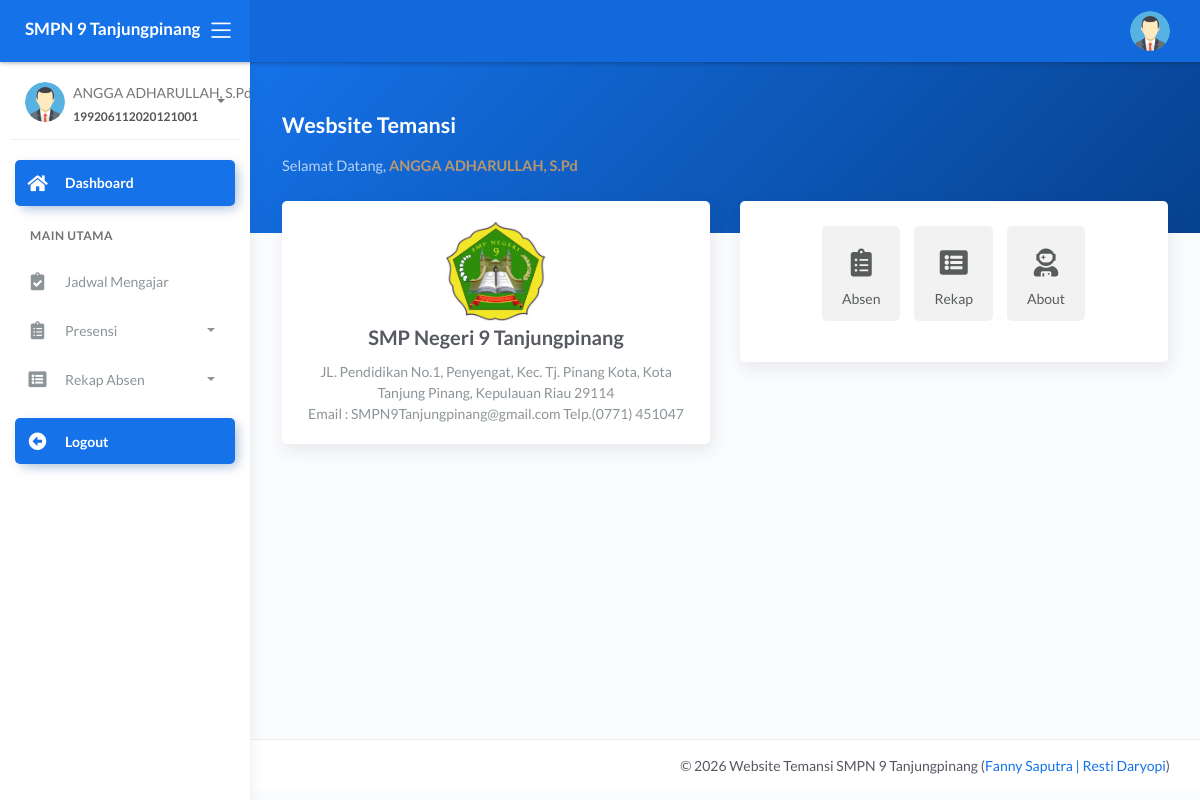
The page /guru/index.php (signed in) on the database its author committed.
### tables this page shows
CREATE TABLE `tb_guru` (
  `id_guru` int(11) NOT NULL,
  `nip` varchar(25) NOT NULL,
  `nama_guru` varchar(120) NOT NULL,
  `email` varchar(65) NOT NULL,
  `password` varchar(100) NOT NULL,
  `foto` varchar(255) NOT NULL,
  `status` varchar(5) NOT NULL
);

### guru/index.php (the view, shortened to what this page needs)
<?php
 include '../config/db.php';
?> <script>
   <?php
$id_login = @$_SESSION['guru'];
$sql = mysqli_query($con,"SELECT * FROM tb_guru
 WHERE id_guru = '$id_login'") or die(mysqli_error($con));
$data = mysqli_fetch_array($sql);
?>
<!DOCTYPE html>
<html lang="en">
<head>
	<link rel="stylesheet" href="../assets/css/bootstrap.min.css">
	<link rel="stylesheet" href="../assets/css/atlantis.min.css">
	<link rel="stylesheet" href="../assets/css/demo.css">
</head>
<body>
	<div class="wrapper">
		<div class="main-header">
			<div class="logo-header" data-background-color="blue">
				<a href="index.php" class="logo">
					<b class="text-white">SMPN 9 Tanjungpinang</b>
				</a>
				<div class="nav-toggle">
					<button class="btn btn-toggle toggle-sidebar">
						<i class="icon-menu"></i>
					</button>
				</div>
			</div>
			<nav class="navbar navbar-header navbar-expand-lg" data-background-color="blue2">
				<div class="container-fluid">
					<ul class="navbar-nav topbar-nav ml-md-auto align-items-center">
						<li class="nav-item dropdown hidden-caret">
							<a class="dropdown-toggle profile-pic" data-toggle="dropdown" href="#" aria-expanded="false">
								<div class="avatar-sm">
									<img src="../assets/img/user/<?=$data['foto'] ?>" alt="..." class="avatar-img rounded-circle">
								</div>
							</a>
						</li>
					</ul>
				</div>
			</nav>
		</div>
		<div class="sidebar sidebar-style-2">
			<div class="sidebar-wrapper scrollbar scrollbar-inner">
				<div class="sidebar-content">
					<div class="user">
						<div class="avatar-sm float-left mr-2">
							<img src="../assets/img/user/<?=$data['foto'] ?>" alt="..." class="avatar-img rounded-circle">
						</div>
						<div class="info">
							<a data-toggle="collapse" href="#collapseExample" aria-expanded="true">
								<span>
									<?=$data['nama_guru'] ?>
									<span class="user-level"><?=$data['nip'] ?></span>
									<span class="caret"></span>
								</span>
							</a>
						</div>
					</div>
					<ul class="nav nav-primary">
						<li class="nav-item active">
							<a href="index.php" class="collapsed">
								<i class="fas fa-home"></i>
								<p>Dashboard</p>
							</a>
						</li>
						<li class="nav-section">
							<h4 class="text-section">Main Utama</h4>
						</li>
						<li class="nav-item">
							<a href="?page=jadwal">
								<i class="fas fa-clipboard-check"></i>
								<p>Jadwal Mengajar</p>
							</a>
						</li>
						<li class="nav-item">
							<a data-toggle="collapse" href="#sidebarLayouts">
								<i class="fas fa-clipboard-list"></i>
								<p>Presensi</p>
								<span class="caret"></span>
							</a>
						</li>
							<li class="nav-item">
							<a data-toggle="collapse" href="#rekapAbsen">
								<i class="fas fa-list-alt"></i>
								<p>Rekap Absen</p>
								<span class="caret"></span>
							</a>
						</li>
						<li class="nav-item active mt-3">
							<a href="logout.php" class="collapsed">
								<i class="fas fa-arrow-alt-circle-left"></i>
								<p>Logout</p>
							</a>
						</li>
					</ul>
				</div>
			</div>
		</div>
		<div class="main-panel">
			<div class="content">
				<?php
				$page= @$_GET['page'];
				$act = @$_GET['act'];
				if ($page=='absen') {
					if ($act=='') {
						include 'modul/absen/absen_kelas.php';
					}elseif ($act=='surat_view') {
						include 'modul/absen/view_surat_izin.php';
					}elseif ($act=='konfirmasi') {
						include 'modul/absen/konfirmasi_izin.php';
					}elseif ($act=='update') {
						include 'modul/absen/absen_kelas_update.php';
					}
				}elseif ($page=='rekap') {
					if ($act=='') {
						include 'modul/rekap/rekap_absen.php';
					}
				}elseif ($page=='jadwal') {
					if ($act=='') {
						include 'modul/jadwal/jadwal_megajar.php';
					}
				}elseif ($page=='akun') {
					include 'modul/akun/akun.php';
				}
				elseif ($page=='') {
					include 'modul/home.php';
				}else{
					echo "<b>Tidak ada Halaman</b>";
				}
				 ?>
			</div>
		<footer class="footer">
				<div class="container">
					<div class="copyright ml-auto">
						&copy; <?php echo date('Y');?> Website Temansi SMPN 9 Tanjungpinang (<a href="https://www.instagram.com/fnystra_/">Fanny Saputra | </a> <a href="https://www.instagram.com/rdaryopi_29/">Resti Daryopi</a>)
					</div>
				</div>
			</footer>
		</div>
	</div>
</body>
</html>

### guru/modul/home.php (shortened to what this page needs)
<div class="panel-header bg-primary-gradient">
					<div class="page-inner py-5">
						<div class="d-flex align-items-left align-items-md-center flex-column flex-md-row">
							<div>
								<h2 class="text-white pb-2 fw-bold">Wesbsite Temansi</h2>
								<h5 class="text-white op-7 mb-2">Selamat Datang, <b class="text-warning"><?=$data['nama_guru']; ?></b></h5>
							</div>
						</div>
					</div>
				</div>
<div class="page-inner mt--5">
					<div class="row mt--2">
						<div class="col-md-6">
							<div class="card full-height">
								<div class="card-body">
									<div class="card-title">
										<center>
											<img src="../assets/img/smp.jpg" width="100">
											<br>
											<b>SMP Negeri 9 Tanjungpinang</b>
										</center>
									</div>
									<div class="card-category">
										<center>
										JL. Pendidikan No.1, Penyengat, Kec. Tj. Pinang Kota, Kota Tanjung Pinang, Kepulauan Riau 29114
	<br>Email : SMPN9Tanjungpinang@gmail.com Telp.(0771) 451047
										</center>
									</div>
								</div>
							</div>
						</div>
						<div class="col-md-6">
							<div class="card">
								<div class="card-body">
									<ul class="nav nav-pills nav-secondary  nav-pills-no-bd nav-pills-icons justify-content-center" id="pills-tab-with-icon" role="tablist">
										<li class="nav-item">
											<a class="nav-link" id="pills-home-tab-icon" data-toggle="pill" href="#pills-home-icon" role="tab" aria-controls="pills-home-icon" aria-selected="true">
												<i class="fas fa-clipboard-list"></i>
												Absen
											</a>
										</li>
										<li class="nav-item">
											<a class="nav-link" id="pills-profile-tab-icon" data-toggle="pill" href="#pills-profile-icon" role="tab" aria-controls="pills-profile-icon" aria-selected="false">
												<i class="fas fa-list-alt"></i>
												Rekap
											</a>
										</li>
										<li class="nav-item">
											<a class="nav-link" id="pills-contact-tab-icon" data-toggle="pill" href="#pills-contact-icon" role="tab" aria-controls="pills-contact-icon" aria-selected="false">
												<i class="fas fa-user-astronaut"></i>
												About
											</a>
										</li>
									</ul>
								</div>
							</div>
						</div>
					</div>
				</div>

### rows shown on the page
tb_guru: foto (picture), nama_guru "ANGGA ADHARULLAH,…", nip "199206112020121001", nama_guru "ANGGA ADHARULLAH, S.Pd"
